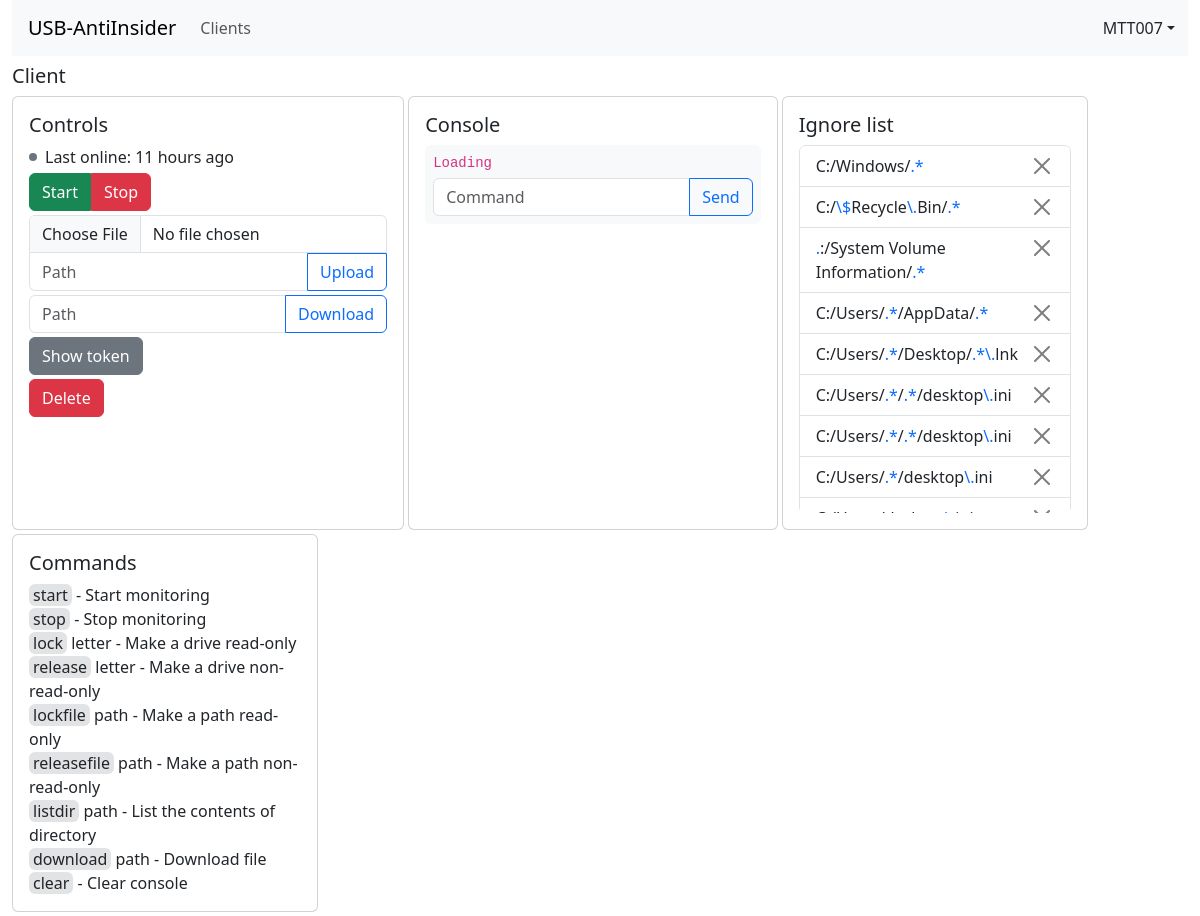
Page /clients/1 (signed in) on the committed database.
### models.py (models this page shows)
class User(db.Model):
    id = db.Column(db.Integer, primary_key=True)
    username = db.Column(db.String(100), nullable=False, unique=True)
    password_hash = db.Column(db.String(120), nullable=False)
    last_token_time = db.Column(db.Integer, nullable=False)

class Client(db.Model):
    id = db.Column(db.Integer, primary_key=True)
    name = db.Column(db.String(100), nullable=False, unique=True)
    token = db.Column(db.String(120), nullable=True)
    last_check = db.Column(db.Integer, nullable=False)

class IgnoreRule(db.Model):
    id = db.Column(db.Integer, primary_key=True)
    client_id = db.Column(db.Integer, db.ForeignKey("client.id"), nullable=False)
    client = db.relationship("Client", backref=db.backref("ignorerules"))
    rule = db.Column(db.String(100), nullable=False)

### methods.py (the view)
    def wrapper(*args, **kwargs):
        user = get_user()
        if not isinstance(user, User):
            return user
        return func(user, *args, **kwargs)

### methods.py (called while the page is built)
def get_user():
    token = request.cookies.get("token")
    if not token:
        return redirect("/login")
    payload = jwt.decode(token, app.config["SECRET_KEY"], ["HS256"])
    user = User.query.filter_by(id=payload["id"]).first()
    if not user or payload["time"] != user.last_token_time or payload["time"] + int(
            os.getenv("USB_DEAUTH_TIME", 86400)) < time.time():
        flash("Token expired", "warning")
        response = make_response(redirect("/login"))
        response.delete_cookie("token")
        return response
    return user

def login(func):
    def wrapper(*args, **kwargs):
        user = get_user()
        if not isinstance(user, User):
            return user
        return func(user, *args, **kwargs)
    wrapper.__name__ = func.__name__
    return wrapper

@app.context_processor
def context():
    def get_username():
        user = get_user()
        if not isinstance(user, User):
            return None
        return user.username
    return dict(get_username=get_username, Client=Client, ctime=time.ctime, len=len, int=int, min=min,
                enumerate=enumerate, time=time.time)

### web.py (called while the page is built)
@web.route("/clients/<int:client_id>")
@login
def client_view(user, client_id):
    client = Client.query.filter_by(id=client_id).first()
    if not client:
        flash("Client not found", "danger")
        return render_template("clients.html")
    page = request.args.get("page")
    return render_template("client.html", client=client, page=page)

### templates/client.html (shortened to what this page needs)
{% extends 'base.html' %}
{% block content %}
<h5 class="mt-2">{{ client.name }}</h5>
<div class="row row-cols-auto g-0">
  <div class="col card mb-1 me-1">
    <div class="card-body">
      <h5 class="card-title">Controls</h5>
      <div class="card-text">
        <div class="mb-1" title="{{ ctime(client.last_check) }}">
          {% if time() - client.last_check <= 5 %}
            <span class="position-absolute p-1 mt-2 bg-success rounded-circle"></span>
          {% else %}
            <span class="position-absolute p-1 mt-2 bg-secondary rounded-circle"></span>
          {% endif %}
          <span class="ms-3">
            {% if time() - client.last_check <= 2 %}
              Online
            {% elif time() - client.last_check <= 60 %}
              Last online: {{ int(time() - client.last_check) }} seconds ago
            {% elif time() - client.last_check <= 3600 %}
              Last online: {{ int((time() - client.last_check) / 60) }} minutes ago
            {% elif time() - client.last_check <= 3600 * 24 %}
              Last online: {{ int((time() - client.last_check) / 3600) }} hours ago
            {% else %}
              Last online: {{ ctime(client.last_check) }}
            {% endif %}
          </span>
        </div>
        <div class="mb-1 btn-group">
          <form action="/api/user/clients/{{ client.id }}/start" method="POST">
            <button class="btn btn-success rounded-end-0" type="submit">Start</button>
          </form>
          <form action="/api/user/clients/{{ client.id }}/stop" method="POST">
            <button class="btn btn-danger rounded-start-0" type="submit">Stop</button>
          </form>
        </div>
        <div class="mb-1">
          <form action="/api/user/clients/{{ client.id }}/upload" method="POST" enctype="multipart/form-data">
            <input type="file" name="file" class="form-control rounded-bottom-0" required>
            <div class="input-group">
              <input type="text" name="name" class="form-control border-top-0 rounded-top-0" placeholder="Path" required>
              <button type="submit" class="btn btn-outline-primary rounded-top-0">Upload</button>
            </div>
          </form>
        </div>
        <div class="mb-1">
          <form action="/api/user/clients/{{ client.id }}/download" method="POST">
            <div class="input-group">
              <input type="text" name="name" class="form-control" placeholder="Path" required>
              <button type="submit" class="btn btn-outline-primary">Download</button>
            </div>
          </form>
        </div>
        <div class="mb-1">
          <button class="btn btn-secondary" data-bs-toggle="collapse" data-bs-target="#tokenCollapse">Show token</button>
        </div>
      </div>
      <button class="btn btn-danger" data-bs-toggle="modal" data-bs-target="#deleteModal">Delete</button>
    </div>
  </div>
  <div class="col card mb-1 me-1">
    <div class="card-body">
      <h5 class="card-title">Console</h5>
      <div class="card-text bg-light py-1 px-2 rounded">
        <div class="overflow-auto mb-1" style="max-height: 20em; max-width: 25em;" id="console">
          <code>
            Loading
          </code>
        </div>
        <form action="/api/user/clients/{{ client.id }}/command" method="POST" class="input-group my-1">
          <input type="text" name="command" placeholder="Command" class="form-control" autofocus required>
          <button type="submit" class="btn btn-outline-primary">Send</button>
        </form>
      </div>
    </div>
  </div>
  <div class="col card mb-1 me-1">
    <div class="card-body">
      <h5 class="card-title">Ignore list</h5>
      <div class="card-text list-group overflow-auto" style="max-height: 23em;max-width: 17em;">
        {% for rule in client.ignorerules %}
          <div class="list-group-item d-flex">
            <span class="float-start flex-fill w-50">
              {% for i in rule.rule %}{%
                if i in (".", "^", "$", "*", "+", "?", "{", "}", "\\", "[", "]", "|", "(", ")")
              %}<span class="text-primary">{{ i }}</span>{% else %}{{ i }}{% endif %}{% endfor %}
            </span>
            <form action="/api/user/clients/{{ client.id }}/delignore" method="POST">
              <button type="submit" class="btn-close float-end flex-fill" title="Delete"></button>
            </form>
          </div>
        {% endfor %}
      </div>
    </div>
  </div>
  <div class="col card mb-1 me-1">
    <div class="card-body">
      <h5 class="card-title">Commands</h5>
      <div class="card-text" style="max-width: 17em;">
        <span class="bg-secondary-subtle rounded px-1" onclick="copyToClipboard('start')"
              style="cursor: pointer;" title="Copy">start</span> - Start monitoring<br>
        <span class="bg-secondary-subtle rounded px-1" onclick="copyToClipboard('stop')"
              style="cursor: pointer;" title="Copy">stop</span> - Stop monitoring<br>
        <span class="bg-secondary-subtle rounded px-1" onclick="copyToClipboard('lock')"
              style="cursor: pointer;" title="Copy">lock</span> letter - Make a drive read-only<br>
        <span class="bg-secondary-subtle rounded px-1" onclick="copyToClipboard('release')"
              style="cursor: pointer;" title="Copy">release</span> letter - Make a drive non-read-only<br>
        <span class="bg-secondary-subtle rounded px-1" onclick="copyToClipboard('lockfile')"
              style="cursor: pointer;" title="Copy">lockfile</span> path - Make a path read-only<br>
        <span class="bg-secondary-subtle rounded px-1" onclick="copyToClipboard('releasefile')"
              style="cursor: pointer;" title="Copy">releasefile</span> path - Make a path non-read-only<br>
        <span class="bg-secondary-subtle rounded px-1" onclick="copyToClipboard('listdir')"
              style="cursor: pointer;" title="Copy">listdir</span> path - List the contents of directory<br>
        <span class="bg-secondary-subtle rounded px-1" onclick="copyToClipboard('download')"
              style="cursor: pointer;" title="Copy">download</span> path - Download file<br>
        <span class="bg-secondary-subtle rounded px-1" onclick="copyToClipboard('clear')"
              style="cursor: pointer;" title="Copy">clear</span> - Clear console<br>
      </div>
    </div>
  </div>
</div>
{% endblock %}

### templates/base.html (shortened to what this page needs)
<!DOCTYPE html>
<html lang="en">
  <head>
    <link href="https://cdn.jsdelivr.net/npm/bootstrap@5.3.8/dist/css/bootstrap.min.css" rel="stylesheet"
>
  </head>
  <body>
    <div class="container-fluid">
      <nav class="navbar navbar-expand-sm bg-body-tertiary">
        <a class="navbar-brand ms-3" href="/">USB-AntiInsider</a>
        <div class="collapse navbar-collapse" id="navbarContent">
          <ul class="navbar-nav">
            <li class="nav-item">
              <a class="nav-link" href="/clients">Clients</a>
            </li>
          </ul>
        </div>
        {% with username = get_username() %}
          {% if username %}
            <div class="dropdown">
              <button class="btn dropdown-toggle" data-bs-toggle="dropdown">{{ username }}</button>
            </div>
          {% else %}
            <a class="btn btn-secondary me-2" href="/login">Log in</a>
            <a class="btn btn-primary me-2" href="/register">Register</a>
          {% endif %}
        {% endwith %}
      </nav>
      {% block content %}{% endblock %}
    </div>
  </body>
</html>

### rows in the picture
User: username "MTT007"
Client: name "Client"
IgnoreRule: rule "C" ":" "/" "W" "i" "n" "d" "o" "w" "s" "/", rule "." "*"
IgnoreRule: rule "C" ":" "/" "R" "e" "c" "y" "c" "l" "e" "B" "i" "n" "/", rule "\\" "$" "\\" "." "." "*"
IgnoreRule: rule "." "." "*", rule ":" "/" "S" "y" "s" "t" "e" "m" "V" "o" "l" "u" "m" "e" "I" "n" "f" "o" "r" "m" "a" "t" "i" "o" "n" "/"
IgnoreRule: rule "C" ":" "/" "U" "s" "e" "r" "s" "/" "/" "A" "p" "p" "D" "a" "t" "a" "/", rule "." "*" "." "*"
IgnoreRule: rule "C" ":" "/" "U" "s" "e" "r" "s" "/" "/" "D" "e" "s" "k" "t" "o" "p" "/" "l" "n" "k", rule "." "*" "." "*" "\\" "."
IgnoreRule: rule "C" ":" "/" "U" "s" "e" "r" "s" "/" "/" "/" "d" "e" "s" "k" "t" "o" "p" "i" "n" "i", rule "." "*" "." "*" "\\" "."
IgnoreRule: rule "C" ":" "/" "U" "s" "e" "r" "s" "/" "/" "/" "d" "e" "s" "k" "t" "o" "p" "i" "n" "i", rule "." "*" "." "*" "\\" "."
IgnoreRule: rule "C" ":" "/" "U" "s" "e" "r" "s" "/" "/" "d" "e" "s" "k" "t" "o" "p" "i" "n" "i", rule "." "*" "\\" "."
